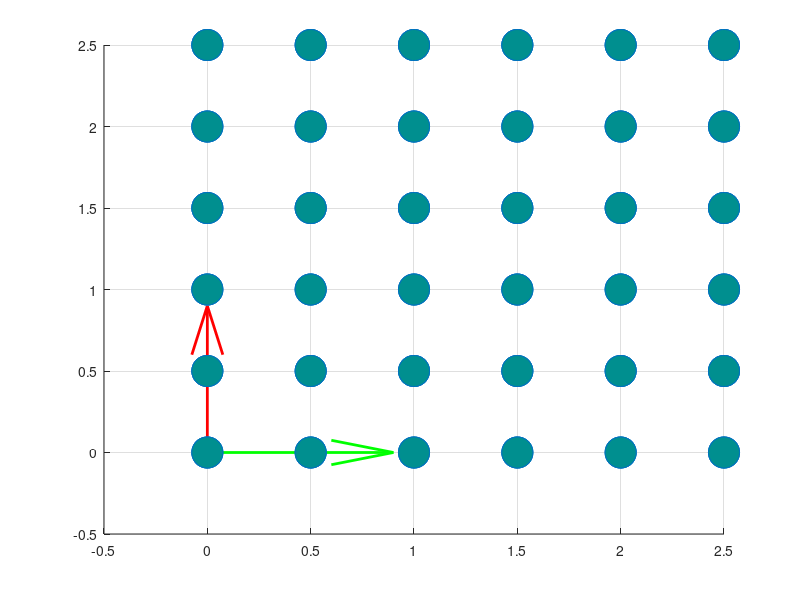

The MATLAB script that drew this image:
%% INITIALIZE

clc 
close all;
clear; 

%% Translation vectors
a1 = [ 1 0 0]; 
a2 = [ 0 1 0]; 
a3 = [0  0 1]; 

%% BAsis atoms
b1 = [0 0 0]; 
b2 = [0 0.5 0.5]; 
b3 = [0.5 0 0.5]; 
b4 = [0.5 0.5 0]; 

% 
figure 
hold on 
%% arrows 

quiver3(b1(1), b1(2), b1(3), a1(1), a1(2), a1(3), 'g', 'Linewidth', 2); 
quiver3(b1(1), b1(2), b1(3), a2(1), a2(2), a2(3), 'r', 'Linewidth', 2);
quiver3(b1(1), b1(2), b1(3), a3(1), a3(2), a3(3), 'b', 'Linewidth', 2);
grid on 
N=0; 
%% SUPERCELL
for n1 = 0:2
    for n2 = 0:2 
        for n3 = 0:2 
            N= N+1;
            R(N, :) = (n1.*a1+ n2.*a2 + n3.*a3)+b1;
            
            N= N+1;
            R(N, :) = n1.*a1+n2.*a2+n3.*a3 +b2; 
            
            N= N+1;
            R(N, :) = n1.*a1+n2.*a2+n3.*a3 +b3;
            
            N= N+1;
            R(N, :) = n1.*a1+n2.*a2+n3.*a3 +b4;
        end 
    end 
end 

%% Plot supercell
scatter3(R(:, 1), R(:,2), R(:, 3), 500, 'MarkerFaceColor', [0, .56, .56]); 

            